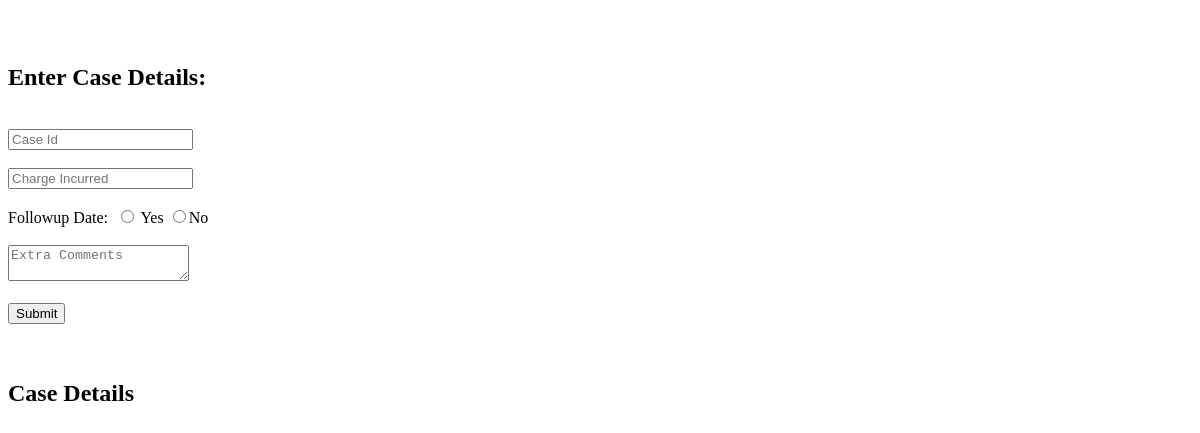
/adminp/case_details.php, run on an earlier commit of the app's database.
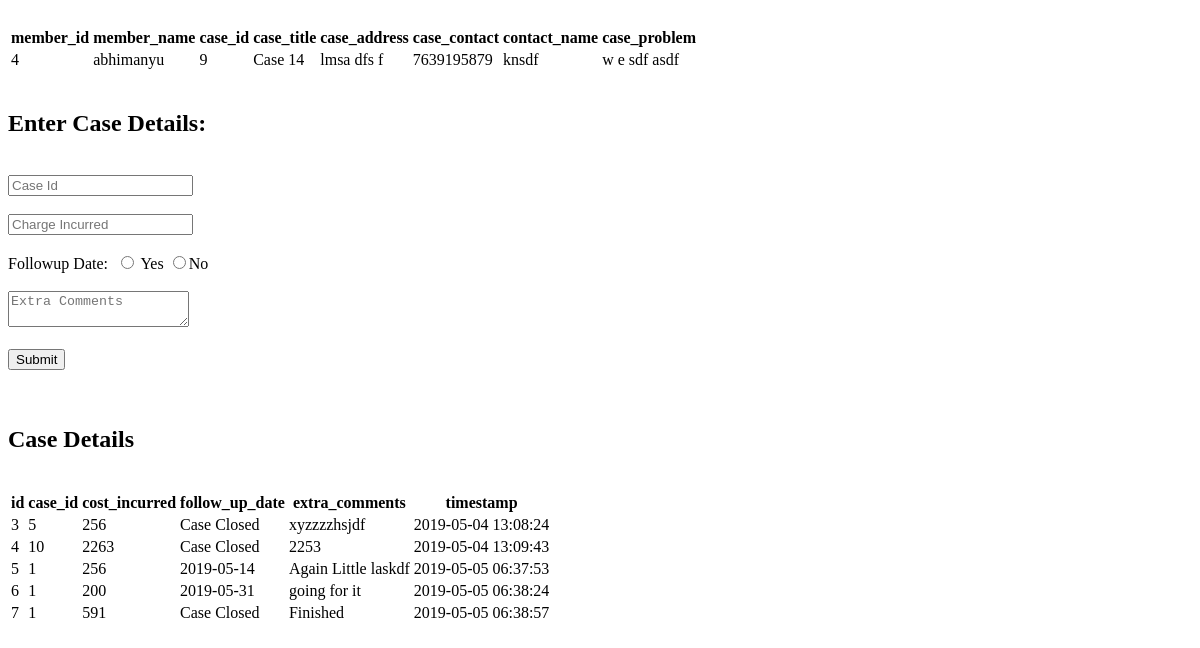
And on a later commit of the database.
### tables this page shows
CREATE TABLE `rescue` (
  `case_id` int(11) NOT NULL,
  `case_title` text NOT NULL,
  `case_date` text NOT NULL,
  `case_address` text NOT NULL,
  `case_contact` text NOT NULL,
  `contact_name` text NOT NULL,
  `case_problem` text NOT NULL,
  `attended` int(11) NOT NULL DEFAULT '0',
  `photo_location` text NOT NULL
);

CREATE TABLE `member` (
  `sr` int(11) NOT NULL,
  `name` text NOT NULL,
  `dob` text NOT NULL,
  `age` int(11) NOT NULL,
  `address` text NOT NULL,
  `contact` text NOT NULL,
  `panid` text NOT NULL,
  `email` text NOT NULL,
  `occ` text,
  `school` text,
  `currclub` text,
  `club_society` text,
  `club_status` text,
  `prev_memnum` text,
  `mem_type` text NOT NULL,
  `area_of_interest` text NOT NULL,
  `agreed` int(11) NOT NULL,
  `photo_location` text NOT NULL,
  `reg_timestamp` text NOT NULL,
  `payment` int(11) NOT NULL
);

CREATE TABLE `rescue_case_followup` (
  `id` int(11) NOT NULL,
  `case_id` int(11) NOT NULL,
  `cost_incurred` int(11) NOT NULL,
  `follow_up_date` text NOT NULL,
  `extra_comments` text NOT NULL,
  `timestamp` timestamp NOT NULL DEFAULT CURRENT_TIMESTAMP
);

### adminp/case_details.php (the view, shortened to what this page needs)
<?php
require("./connection.php");
function html_table($data = array())
{
    $rows = array();
    foreach ($data as $row) {
        $cells = array();
        foreach ($row as $cell) {
            $cells[] = "<td>{$cell}</td>";
        }
        $rows[] = "<tr>" . implode('', $cells) . "</tr>";
    }
    $s = "<table class='table hover table-stripped table-bordered'>" ."<thead><tr>";
    foreach($data[0] as $key=>$val)
    {
        $s = $s."<th>".$key."</th>";
    }
    $s = $s."</tr></thead><tbody>";
    return $s. implode('', $rows). "</tbody></table>";
}
?>
<!DOCTYPE html>
<html>
<head>
</head>
<body>
    <br>
<?php
$query = "select sr as member_id,name as member_name,case_id,case_title,case_address,case_contact,contact_name,case_problem from rescue join rescue_case_mem on rescue_case_mem.rescue_case_id=rescue.case_id join member on member.sr = rescue_case_mem.mem_id where rescue.attended=1";
$res = mysqli_fetch_all(mysqli_query($con,$query),MYSQLI_ASSOC);
foreach($res as $key=>$r)
{
    unset($res[$key]['attended']);
    unset($res[$key]['id']);
    unset($res[$key]['rescue_case_id']);
    unset($res[$key]['case_date']);
}
echo html_table($res);
?>
<br>
<h2 class="alert alert-primary">Enter Case Details:</h2><br>
<form action="case_details.php" method="POST" accept-charset="utf-8">
	<input type="number" name="case_id" placeholder="Case Id" required> <br><br>
	<input type="number" step="0.01" min="1" name="charge" placeholder="Charge Incurred" required><br><br>
    <label>Followup Date:</label>&nbsp
    <input type="radio" id="y" name="follow" value="yes"/> Yes
    <input type="radio" id="n"   name="follow" value="no" />No
	<input type="date" name="followup" placeholder="Follow Up Date" id="follow_date" style="display: none;"><br> <br>
	<textarea name="comments" placeholder="Extra Comments"></textarea><br><br>
	<input type="submit" value="Submit" class="btn btn-info">
</form>
<br><br>
<h2 class="alert alert-primary">Case Details</h2><br>
<?php
$q = "select * from rescue_case_followup";
$res = mysqli_fetch_all(mysqli_query($con,$q),MYSQLI_ASSOC);
foreach($res as $key=>$r)
{
    if($r['follow_up_date']=="-1")
    {
        $res[$key]['follow_up_date'] = "Case Closed";
    }
}
echo html_table($res);
?>
</body>
</html>

What changed in the data, as far as the page shows it:
added rescue: member.sr "4 abhimanyu 9 Case 14 lmsa dfs f 7639195879 knsdf w e sdf asdf"
added rescue_case_followup: id "3 5 256 xyzzzzhsjdf 2019-05-04 13:08:24"
added rescue_case_followup: id "4 10 2263 2253 2019-05-04 13:09:43"
added rescue_case_followup: id "5 1 256 2019-05-14 Again Little laskdf 2019-05-05 06:37:53"
added rescue_case_followup: id "6 1 200 2019-05-31 going for it 2019-05-05 06:38:24"
added rescue_case_followup: id "7 1 591 Finished 2019-05-05 06:38:57"
Also different on the page:
$key: (not shown) → "member_id member_name case_id case_title case_address case_contact contact_name case_problem id case_id cost_incurred follow_up_date extra_comments timestamp"
$cell: (not shown) → "Case Closed Case Closed Case Closed"
